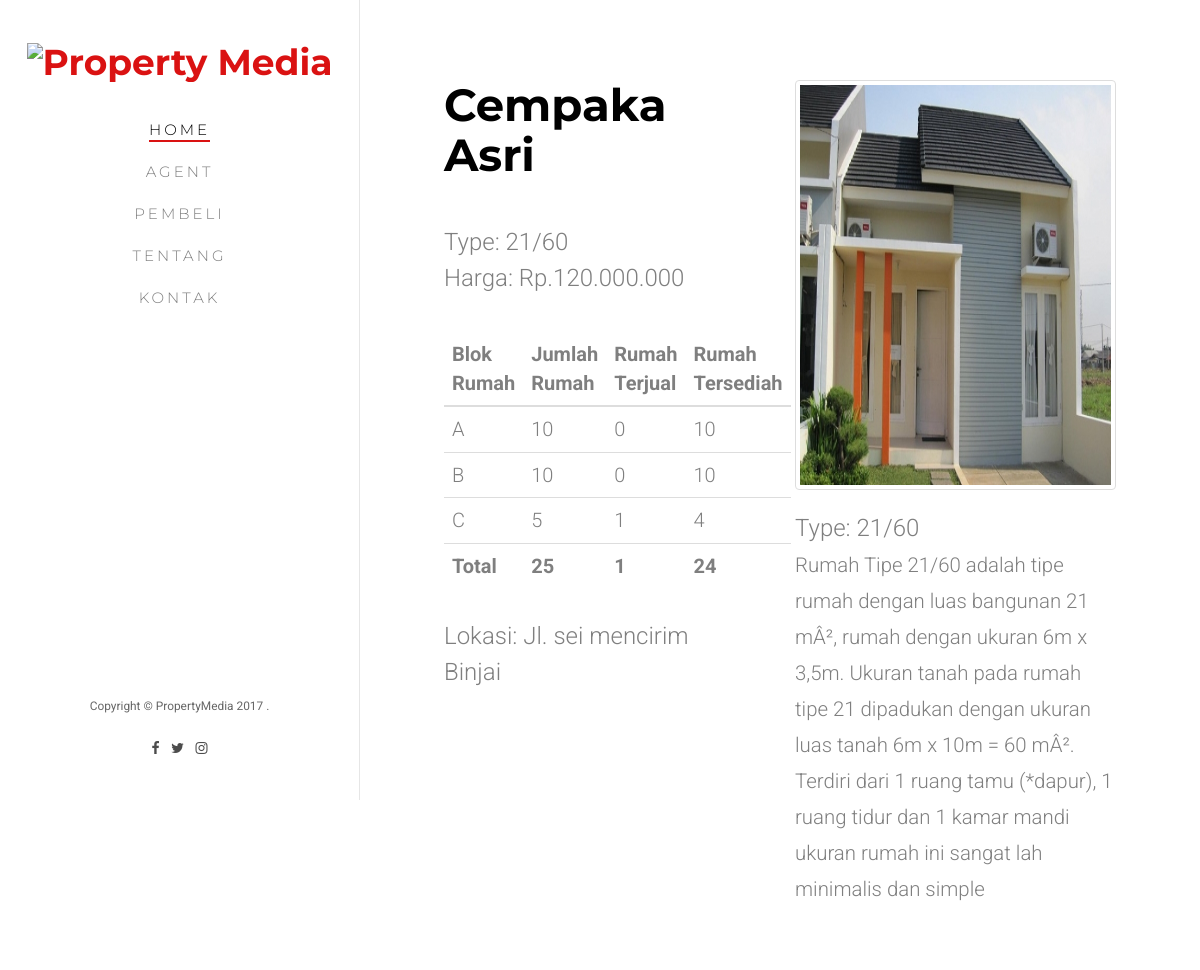
The page /detail.php?page=1&detail=1 on the database its author committed.
### tables this page shows
CREATE TABLE `rumah` (
  `id` int(11) NOT NULL,
  `nama` varchar(225) NOT NULL,
  `kategori_id` int(11) DEFAULT NULL,
  `harga` int(11) NOT NULL,
  `lokasi` varchar(225) NOT NULL,
  `photo` varchar(225) NOT NULL
);

CREATE TABLE `rumah_kategori` (
  `id` int(11) NOT NULL,
  `type` varchar(50) NOT NULL,
  `luas` varchar(50) NOT NULL,
  `description` text NOT NULL
);

CREATE TABLE `rumah_blok` (
  `id` int(11) NOT NULL,
  `rumah_id` int(11) NOT NULL,
  `blok` varchar(225) NOT NULL,
  `jumlah` int(11) NOT NULL
);

### core/config_database.php (called while the page is built, shortened)
<?php
class Database
{
	private $config = array(
				"servername"	=>	"localhost",
				"username"		=>	"root",
				"password"		=>	"",
				"dbname"		=>	"property",
			);
	function mySqli()
	{
		$this->db = new mysqli($this->config["servername"], $this->config["username"], $this->config["password"], $this->config["dbname"]);
		return $this->db;
	}
}
?>

### core/db_mysqli.php (called while the page is built, shortened)
<?php
require_once 'config_database.php';
class Model_mysqli extends Database
{
	private $db;
	private $table;
	private $primary_id = "id";
	function __construct()
	{
		$this->db = parent::mySqli();
	}
	public function setTable($tablName)
	{
		$this->table = $tablName;
	}
	public function findData($select=false,$where=false,$orderBy=false,$search=false,$join=false,$limit=false,$offset=false,$groupBy=false,$searchOR=false)
	{
		if ($select) {
			$select = is_array($select) ? implode(", ", $select) : $select;
		} else {
			$select = "*";
		}
		$sql = "SELECT ".$select." FROM ".$this->table." ";
		if ($where) {
			$sql .= " WHERE ";
			$field = null;
			foreach ($where as $key => $value) {
				$key = explode(" ", $key);
				$key = count($key) > 1 ?  $key[0]." ".($key[1] == "" ? "= " : $key[1]) : $key[0]." = ";
				$value = self::escape_quote($value);
				$field .= " AND ".$key." '".$value."'";
			}
			$sql .= substr($field,4);
		}
		if ($orderBy) {
			$sql .= " ORDER BY ";
			$field = null;
			if (is_array($orderBy)) {
				foreach ($orderBy as $key => $value) {
					$field .= ", ".$key." ".$value;
				}
				$sql .= substr($field, 2);
			} else {
				$sql .= $orderBy;
			}
		}
		$result = $this->db->query($sql);
		return $result->fetch_all(MYSQLI_ASSOC);
	}
	public function getCount($where=false,$search=false,$join=false,$searchOR=false)
	{
		$sql = "SELECT * FROM ".$this->table." ";
		if ($where) {
			$sql .= " WHERE ";
			$field = null;
			foreach ($where as $key => $value) {
				$key = explode(" ", $key);
				$key = count($key) > 1 ?  $key[0]." ".($key[1] == "" ? "= " : $key[1]) : $key[0]." = ";
				$value = self::escape_quote($value);
				$field .= " AND ".$key." '".$value."'";
			}
			$sql .= substr($field,4);
		}
		$result = $this->db->query($sql);
		return $result->num_rows;
	}
	public function getById($id)
	{
		$id = self::escape_quote($id);
		$sql = "SELECT * FROM ".$this->table." WHERE ".$this->primary_id." = ".$id;
		$result = $this->db->query($sql);
		if ($result) {
			return $result->fetch_assoc();
		} else {
			return false;
		}
	}
	public function escape_quote($value)
	{
		$value = $this->db->real_escape_string($value);
		return $value;
	}
}
?>

### detail.php (the view, shortened to what this page needs)
<?php require_once 'template/header.php'; ?>
<body>
	<div id="fh5co-page">
		<aside id="fh5co-aside" role="complementary" class="border js-fullheight">
			<h1 id="fh5co-logo"><a href="index.php"><img src="images/llogo.png" alt="Property Media"></a></h1>
			<nav id="fh5co-main-menu" role="navigation">
				<ul>
					<li class="fh5co-active"><a href="index.php">Home</a></li>
					<li><a href="agent.php">Agent</a></li>
					<li><a href="pembeli.php">Pembeli</a></li>
					<li><a href="about.php">Tentang</a></li>
					<li><a href="contact.php">Kontak</a></li>
				</ul>
			</nav>
			<div class="fh5co-footer">
				<p><small>Copyright &copy; PropertyMedia 2017 <?php echo date("Y") > 2017 ? " - ".date("Y") : ""; ?>.</small></p>
				<?php require_once 'template/sosial_media.php'; ?>
			</div>
		</aside>
		<div id="fh5co-main">
		    <div class="fh5co-narrow-content">
		      <div class="row">
		        <div class="col-md-5">
		        	<?php
		        		require_once 'core/db_mysqli.php';
						$modelRumah  = new Model_mysqli();
						$modelRumah->setTable("rumah");
						$modelKategori = new Model_mysqli();
						$modelKategori->setTable("rumah_kategori");
						$modelBlok = new Model_mysqli();
						$modelBlok->setTable("rumah_blok");
						$modelPenjualan = new Model_mysqli();
						$modelPenjualan->setTable("penjualan");
		          		$detail = isset($_GET["detail"]) ? $_GET["detail"] : "";
		          		$getByIdRumah = $modelRumah->getById($detail);
		          		$getByIdType = $modelKategori->getById($getByIdRumah["kategori_id"]);
		        	?>
		          	<h2 class="fh5co-heading animate-box" data-animate-effect="fadeInLeft"><?php echo $getByIdRumah["nama"]; ?></h2>
		          	<p class="fh5co-lead animate-box" data-animate-effect="fadeInLeft">
		          		Type: <?php echo $getByIdType["type"]; ?>
		          		<br>
		          		Harga: Rp.<?php echo number_format($getByIdRumah["harga"],0,",","."); ?>
		          	</p>
		          	<p class="animate-box" data-animate-effect="fadeInLeft">
			            <table class="table">
			                <thead>
				                <tr>
				                   <th>Blok Rumah</th>
				                   <th>Jumlah Rumah</th>
				                   <th>Rumah Terjual</th>
				                   <th>Rumah Tersediah</th>
				                </tr>
			                </thead>
			                <tbody>
			                	<?php
			                		$where = array("rumah_id" => $getByIdRumah["id"]);
			                		$orderBy = array("blok" => "ASC");
			                		$resultBlok = $modelBlok->findData(false,$where,$orderBy);
			                		$totalRumah = null;
			                		$totalRumahTerjual = null;
			                		$totalRumahTersediah = null;
			                		foreach ($resultBlok as $val) :
										$totalRumah += intval($val["jumlah"]);
										$blokPenjualan = array(
															"rumah_id" => $val["rumah_id"],
															"blok_rumah" => $val["blok"],
														);
										$rumahTerjual = $modelPenjualan->getCount($blokPenjualan);
										$totalRumahTerjual += intval($rumahTerjual);
										$totalRumahTersediah += $val["jumlah"] - $rumahTerjual;
			                	?>
				                <tr>
				                   <td><?php echo $val["blok"]; ?></td>
				                   <td><?php echo $val["jumlah"]; ?></td>
				                   <td><?php echo $rumahTerjual; ?></td>
				                   <td><?php echo $val["jumlah"] - $rumahTerjual; ?></td>
				                </tr>
				            	<?php endforeach; ?>
			                </tbody>
			                <tfoot>
			                  <tr>
			                    <th>Total</th>
			                    <th><?php echo $totalRumah; ?></th>
			                    <th><?php echo $totalRumahTerjual; ?></th>
			                    <th><?php echo $totalRumahTersediah; ?></th>
			                  </tr>
			                </tfoot>
			            </table>
		         	</p>
		          <p class="fh5co-lead animate-box" data-animate-effect="fadeInLeft">Lokasi: <?php echo $getByIdRumah["lokasi"]; ?></p>
		        </div>
		        <div class="col-md-6 col-md-push-1 animate-box" data-animate-effect="fadeInLeft">
		        	<?php
						$srcImg = $getByIdRumah["photo"] == "" ? "/property/admin/img/omah_omahan.png" : "/property/admin/upload/rumah/".$getByIdRumah['photo'];
					?>
					<div class="thumbnail">
						<img src="<?php echo $srcImg; ?>" alt="<?php echo $getByIdRumah["nama"]; ?>" style="width:450px; height:400px;" class="img-responsive">
					</div>
					<p class="fh5co-lead animate-box" data-animate-effect="fadeInLeft">
		          		Type: <?php echo $getByIdType["type"]; ?>
		          		<br>
		          		<small><?php echo $getByIdType["description"]; ?></small>
		          	</p>
		        </div>
		      </div>
		    </div>
		</div>
	</div>
</body>
<?php require_once 'template/footer.php'; ?>

### assets/css/style.css (style rules this page uses)
body { font-family: "Roboto", Arial, sans-serif; font-weight: 300; font-size: 20px; line-height: 1.6; color: rgba(0, 0, 0, 0.5); }
a { color: #da1212; -webkit-transition: 0.5s; -o-transition: 0.5s; transition: 0.5s; }
p { margin-bottom: 1.5em; }
h1, h2, h3, h4, h5, h6 { color: #000; font-family: "Montserrat", Arial, sans-serif; font-weight: 700; margin: 0 0 30px 0; }
#fh5co-page { width: 100%; overflow: hidden; position: relative; }
#fh5co-aside { padding-top: 40px; padding-bottom: 40px; width: 15%; position: fixed; bottom: 0; top: 0; left: 0; overflow-y: scroll; -webkit-transition: 0.5s; -o-transition: 0.5s; transition: 0.5s; }
#fh5co-aside.border { border-right: 1px solid #e6e6e6; }
@media screen and (max-width: 1200px) { #fh5co-aside { width: 30%; } }
#fh5co-aside #fh5co-logo { text-align: center; }
#fh5co-aside #fh5co-main-menu ul { text-align: center; margin: 0; padding: 0; }
#fh5co-aside #fh5co-main-menu ul li { margin: 0 0 10px 0; padding: 0; list-style: none; }
#fh5co-aside #fh5co-main-menu ul li a { color: rgba(0, 0, 0, 0.5); text-decoration: none; letter-spacing: .1em; text-transform: uppercase; font-size: 15px; font-weight: 300; position: relative; -webkit-transition: 0.3s; -o-transition: 0.3s; transition: 0.3s; padding: 10px 10px; letter-spacing: .2em; font-family: "Montserrat", Arial, sans-serif; }
#fh5co-aside #fh5co-main-menu ul li a:after { content: ""; position: absolute; height: 2px; bottom: 7px; left: 10px; right: 10px; background-color: #da1212; visibility: hidden; -webkit-transform: scaleX(0); -moz-transform: scaleX(0); -ms-transform: scaleX(0); -o-transform: scaleX(0); transform: scaleX(0); -webkit-transition: all 0.3s cubic-bezier(0.175, 0.885, 0.32, 1.275); -moz-transition: all 0.3s cubic-bezier(0.175, 0.885, 0.32, 1.275); -ms-transition: all 0.3s cubic-bezier(0.175, 0.885, 0.32, 1.275); -o-transition: all 0.3s cubic-bezier(0.175, 0.885, 0.32, 1.275); transition: all 0.3s cubic-bezier(0.175, 0.885, 0.32, 1.275); }
#fh5co-aside #fh5co-main-menu ul li.fh5co-active a { color: black; }
#fh5co-aside #fh5co-main-menu ul li.fh5co-active a:after { visibility: visible; -webkit-transform: scaleX(1); -moz-transform: scaleX(1); -ms-transform: scaleX(1); -o-transform: scaleX(1); transform: scaleX(1); }
#fh5co-aside .fh5co-footer { position: absolute; bottom: 40px; font-size: 14px; text-align: center; width: 100%; font-weight: 400; color: rgba(0, 0, 0, 0.6); }
#fh5co-main { width: 85%; float: right; -webkit-transition: 0.5s; -o-transition: 0.5s; transition: 0.5s; }
@media screen and (max-width: 1200px) { #fh5co-main { width: 70%; } }
#fh5co-main .fh5co-narrow-content { position: relative; width: 80%; margin: 0 auto; padding: 4em 0; }
.fh5co-lead { font-size: 24px; line-height: 1.5; }
.fh5co-heading { font-size: 45px; margin-bottom: 1em; }
.js .animate-box { opacity: 0; }

### rows shown on the page
rumah: nama "Cempaka Asri", harga "120.000.000", lokasi "Jl. sei mencirim Binjai", photo (picture)
rumah_kategori: type "21/60", description "Rumah Tipe 21/60 adalah tipe rumah dengan luas bangunan 21 mÂ², rumah dengan ukuran 6m x 3,5m. Ukuran tanah pada rumah tipe 21 dipadukan dengan ukuran luas tanah 6m x 10m = 60 mÂ². Terdiri dari 1 ruang tamu (*dapur), 1 ruang tidur dan 1 kamar mandi ukuran rumah ini sangat lah minimalis dan simple"
rumah_blok: blok "A", jumlah "10", rumahTerjual "0", $val['jumlah']-$rumahTerjual "10"
rumah_blok: blok "B", jumlah "10", rumahTerjual "0", $val['jumlah']-$rumahTerjual "10"
rumah_blok: blok "C", jumlah "5", rumahTerjual "1", $val['jumlah']-$rumahTerjual "4"

### other values the page prints
$totalRumah "25"
$totalRumahTerjual "1"
$totalRumahTersediah "24"
